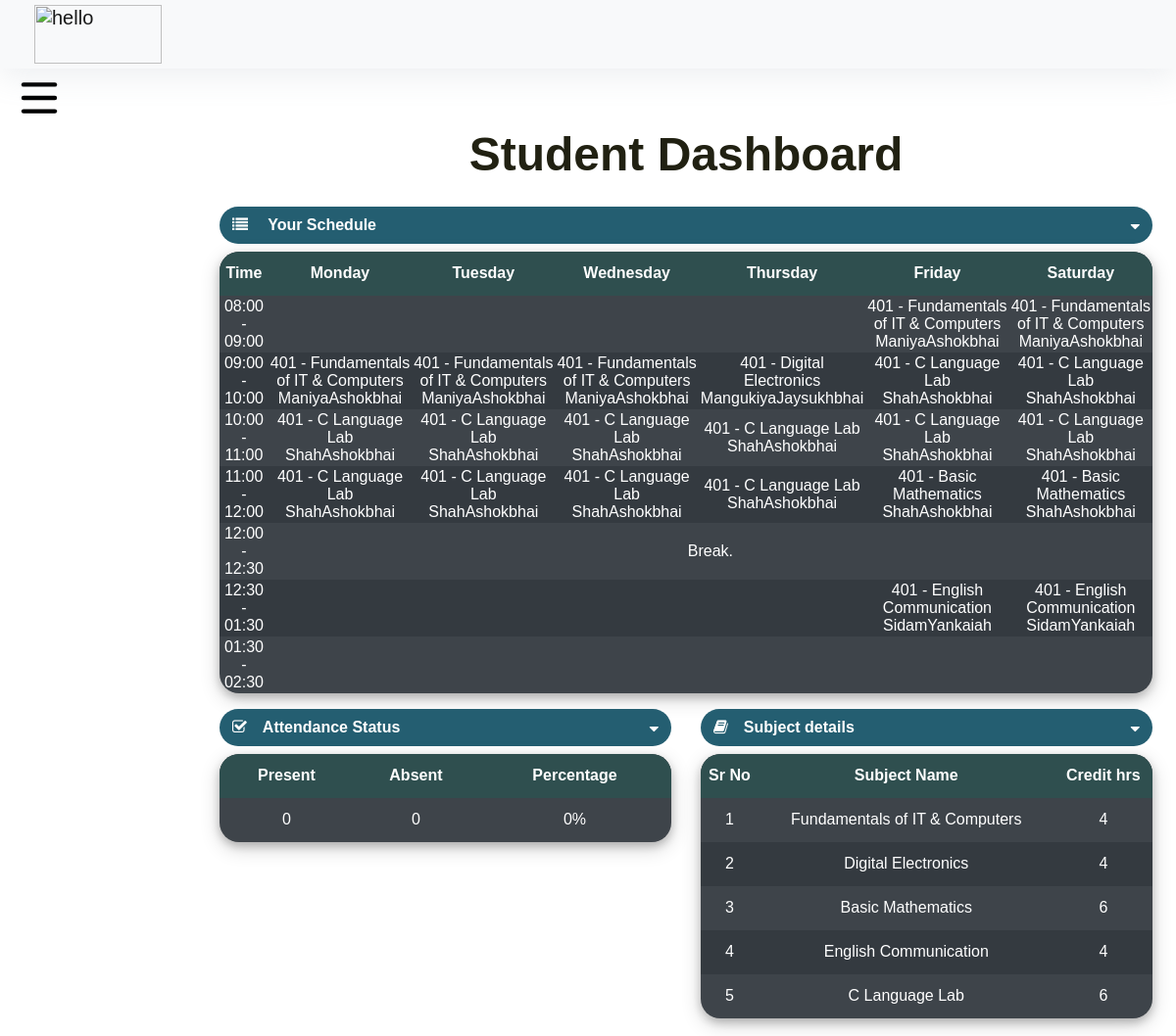
Screenshot of /student/student-index.php (signed in) with the database file from the repository.
### tables this page shows
CREATE TABLE IF NOT EXISTS `time_table` (
  `id` varchar(10) NOT NULL,
  `class_id` varchar(10) NOT NULL,
  `day` varchar(15) NOT NULL,
  `time` varchar(20) NOT NULL,
  `subject_code` varchar(20) NOT NULL,
  `course_code` varchar(10) NOT NULL,
  `sem` varchar(10) NOT NULL,
  `room` varchar(20) NOT NULL,
  PRIMARY KEY (`id`)
);

CREATE TABLE IF NOT EXISTS `subjects` (
  `subjects_code` varchar(100) NOT NULL,
  `subjects_name` varchar(255) NOT NULL,
  `dept_id` int NOT NULL,
  `course_code` varchar(255) NOT NULL,
  `semester` int NOT NULL,
  `credits` int NOT NULL,
  `type` varchar(25) NOT NULL,
  UNIQUE KEY `subjects_code` (`subjects_code`)
);

CREATE TABLE IF NOT EXISTS `teacher_info` (
  `id` int NOT NULL AUTO_INCREMENT,
  `teacher_code` varchar(10) NOT NULL,
  `user_id` varchar(45) NOT NULL,
  `password` varchar(45) NOT NULL,
  `first_name` varchar(30) DEFAULT NULL,
  `middle_name` varchar(30) DEFAULT NULL,
  `last_name` varchar(30) DEFAULT NULL,
  `email` varchar(30) NOT NULL,
  `phone_no` varchar(11) DEFAULT NULL,
  `dept_id` varchar(10) NOT NULL,
  `profile_image` varchar(100) DEFAULT NULL,
  `teacher_status` varchar(10) DEFAULT NULL,
  `aadhar_no` varchar(15) DEFAULT NULL,
  `dob` varchar(15) DEFAULT NULL,
  `other_phone` int DEFAULT NULL,
  `gender` varchar(10) DEFAULT NULL,
  `permanent_address` varchar(100) DEFAULT NULL,
  `current_address` varchar(100) DEFAULT NULL,
  `place_of_birth` varchar(50) DEFAULT NULL,
  `hire_date` varchar(100) DEFAULT NULL,
  `teaching_subject` varchar(255) DEFAULT NULL,
  `teaching_level` varchar(255) DEFAULT NULL,
  `education_level` varchar(255) DEFAULT NULL,
  `certification` varchar(255) DEFAULT NULL,
  `experience` int DEFAULT NULL,
  `contract_start_date` date DEFAULT NULL,
  `contract_end_date` date DEFAULT NULL,
  `salary` decimal(10,2) DEFAULT NULL,
  `emergency_contact_name` varchar(100) DEFAULT NULL,
  `emergency_contact_phone` varchar(20) DEFAULT NULL,
  `emergency_contact_relationship` varchar(100) DEFAULT NULL,
  `teaching_schedule` varchar(255) DEFAULT NULL,
  `classroom_resources` varchar(255) DEFAULT NULL,
  `notes` varchar(255) DEFAULT NULL,
  PRIMARY KEY (`id`)
);

### Student/student-index.php (the view, shortened to what this page needs)
<?php include('../common/header.php') ?>
<?php
require_once "../connection/connection.php";
if (!isset($_SESSION["Logininfo"])) {
	echo '<script type="text/javascript">window.location.href = "../login/login.php";</script>';
} else {
	$userid = $_SESSION['Logininfo']['user_id'];
	$password = $_SESSION['Logininfo']['password'];
	$class ="";
	$sem ="";
	$crs ="";
	$enrollment_no ="";
	$check = "SELECT * FROM `student_info` WHERE `user_id`='$userid' AND `password`='$password'";
	$check_run = mysqli_query($con ,$check);
	if($check_run)
	{
		$check_row = mysqli_fetch_assoc($check_run);
		$class = $check_row['class_id'];
		$sem = $check_row['current_semester'];
		$crs = $check_row['course_code'];
		$enrollment_no = $check_row['enrollment_no'];
	}
	else
	{
		echo "<script>alert('There was an error inserting your record.');</script>";
	}
}
?>
<?php
$time_from = ['08:00 - 09:00','09:00 - 10:00','10:00 - 11:00','11:00 - 12:00','12:00 - 12:30','12:30 - 01:30','01:30 - 02:30'];
$days = ['Monday','Tuesday','Wednesday','Thursday','Friday','Saturday'];
?>
<!doctype html>
<html lang="en">
<head>
	<link rel="stylesheet" type="text/css" href="../bootstrap/css/bootstrap.min.css">
	<link rel="stylesheet" type="text/css" href="../css/footer.css">
	<link rel="stylesheet" type="text/css" href="../css/header.css">
	<link rel="stylesheet" type="text/css" href="../css/style.css">
	<link rel="stylesheet" href="https://stackpath.bootstrapcdn.com/font-awesome/4.7.0/css/font-awesome.min.css">
</head>
<body>
	<main role="main" class="col-xl-10 col-lg-12 col-md-12 ml-sm-auto px-md-4 mb-2 w-100">
		<div class="sub-main">
			<div class="p-0 mt-2 rounded text-center">
				<h1>Student Dashboard</h1>
			</div>
			<div class="row">
				<div class=" col-lg-12 col-md-12 col-sm-12 ">
					<section class="mt-3">
						<div style=" border-radius: 20px;" class="btn btn-block table-one text-white d-flex">
							<span class="font-weight-bold"><i class="fa fa-list mr-3" aria-hidden="true"></i> Your Schedule</span>
							<a href="" class="ml-auto font-weight-bold" data-toggle="collapse" data-target="#collapsetwo"><i class="fa text-white fa-caret-down" style="color: black; padding-top: 5px;" aria-hidden="true"></i></a>
						</div>
						<div class="collapse show mt-2" id="collapsetwo">
							<table style="" class="w-100 time-table table-dark container table-striped table-hover table-elements table-one-tr" cellpadding="2">
								<thead class="thead-dark">
									<tr class="pt-5 table-one" style="height: 32px;">
										<th style="border-radius: 20px 0 0 0;">Time</th>
										<th>Monday</th>
										<th>Tuesday</th>
										<th>Wednesday</th>
										<th>Thursday</th>
										<th>Friday</th>
										<th style="border-radius: 0 20px 0 0 ;">Saturday</th>
									</tr>
								</thead>
								<?php
									foreach($time_from as $time)
									{
										if($time != '12:00 - 12:30')
										{
											echo "<tr>";
											echo "<td>" . $time ."</td>";
											$i = 1;
											foreach($days as $d)
											{
												$tt_query = "SELECT t.*, s.subjects_name, f.first_name, f.last_name
												FROM time_table AS t
												INNER JOIN subjects AS s ON s.subjects_code = t.subject_code
												LEFT JOIN teacher_info AS f ON t.subject_code = f.teaching_subject
												WHERE t.class_id='$class' AND t.course_code='$crs' AND t.sem='$sem' AND t.day = '$i' AND t.time ='$time'
												ORDER BY t.day ASC , t.time ASC";
												$tt_run = mysqli_query($con, $tt_query);
												$c ="";
												if(mysqli_num_rows($tt_run) > 0)
												{
													$tt_row = mysqli_fetch_assoc($tt_run);
													$c = ($tt_row['room'] . " - " . $tt_row['subjects_name'] ."<br>" . $tt_row['first_name'] . $tt_row['last_name']);
												}
												echo "<td>" . $c . "</td>";
												$i++;
											}
										}
										else
										{
											echo "<tr>
												<td>$time</td>
												<td colspan='7' style='text-align: center;'>Break.</td></tr>";
											continue;
										}
								?>
								<?php
										echo "</tr>";
									}
								?>
							</table>
						</div>
					</section>
				</div>
			</div>
			<div class="row">
				<div class=" col-lg-6 col-md-12 col-sm-12">
					<section class="mt-3">
						<div style=" border-radius: 20px;" class="btn btn-block text-white table-two d-flex">
							<span class="font-weight-bold"><i class="fa fa-check-square-o mr-3" aria-hidden="true"></i>Attendance Status</span>
							<a href="" class="ml-auto" data-toggle="collapse" data-target="#collapse3"><i class="fa text-white fa-caret-down" style="color: black; padding-top: 5px;" aria-hidden="true"></i></a>
						</div>
						<div class="collapse show mt-2" id="collapse3">
							<table style="margin-bottom: 10px;" class="w-100 table-dark table-striped table-hover table-elements table-two-tr" cellpadding="2">
								<thead class="thead-dark">
									<tr class="pt-5 table-two" style="height: 32px;">
										<th style="border-radius: 20px 0 0 0;">Present</th>
										<th>Absent</th>
										<th style="border-radius: 0 20px 0 0;">Percentage</th>
									</tr>
								</thead>
								<?php
									$query4 = "SELECT COUNT(attendance_id) AS attendance_id, SUM(attendance) AS attendance, student_id
											FROM student_attendance
											WHERE student_id = '$enrollment_no'";
											$run4 = mysqli_query($con, $query4);
											$i = 0;
											$num_rows = mysqli_num_rows($run4);
											while ($row4 = mysqli_fetch_array($run4)) {
											$i++;
								?>
									<tr>
										<td <?php if ($i == $num_rows) {
												echo " style='border-radius: 0 0 0 20px;'";
											} ?>><?php echo $row4['attendance'] ? $row4['attendance'] : "0" ?></td>
										<td><?php echo $row4['attendance_id'] - $row4['attendance'] ?></td>
										<?php $attendace =  $row4['attendance_id'] > 0 ? round(($row4['attendance'] * 100) / $row4['attendance_id']) . "%" : "0%" ?>
										<td <?php if ($i == $num_rows) {
												echo "style='border-radius:  0 0 20px 0;'";
											} ?>><?php echo $attendace ?></td>
									</tr>
								<?php }
								?>
							</table>
						</div>
					</section>
				</div>
				<div class="col-lg-6 col-md-12 col-sm-12">
					<section class="mt-3">
						<div style=" border-radius: 20px;" class="btn btn-block text-white table-two d-flex">
							<span class="font-weight-bold"><i class="fa fa-book mr-3" aria-hidden="true"></i>Subject details</span>
							<a href="" class="ml-auto" data-toggle="collapse" data-target="#collapse3"><i class="fa text-white fa-caret-down" style="color: black; padding-top: 5px;" aria-hidden="true"></i></a>
						</div>
						<div class="collapse show mt-2" id="collapse3">
							<table style="margin-bottom: 10px;" class="w-100 table-dark table-striped table-hover table-elements table-two-tr" cellpadding="2">
								<thead class="thead-dark">
									<tr class="pt-5 table-two" style="height: 32px;">
										<th style="border-radius: 20px 0 0 0;">Sr No</th>
										<th>Subject Name</th>
										<th style="border-radius: 0 20px 0 0;">Credit hrs</th>
									</tr>
								</thead>
								<?php
									$query4 = "SELECT * FROM subjects WHERE semester = '$sem' AND course_code='$crs'";
											$run4 = mysqli_query($con, $query4);
											$i = 0;
											$num_rows = mysqli_num_rows($run4);
											while ($row4 = mysqli_fetch_array($run4)) {
								?>
									<tr>
										<td <?php if ($i == $num_rows) {
												echo " style='border-radius: 0 0 0 20px;'";
											} ?>><?php echo $i+1; $i++; ?></td>
										<td><?php echo $row4['subjects_name'] ?></td>
										<td <?php if ($i == $num_rows) {
												echo "style='border-radius:  0 0 20px 0;'";
											} ?>><?php echo $row4['credits'] ?></td>
									</tr>
								<?php }
								?>
							</table>
						</div>
					</section>
				</div>
			</div>
		</div>
	</main>
</body>
</html>

### Css/header.css (style rules this page uses)
body { font-family: "Poppins", sans-serif; font-size: 16px; line-height: 24px; font-weight: 400; color: #212112; background-position: center; background-repeat: repeat; background-size: 7%; background-color: #fff; overflow-x: hidden; transition: all 200ms linear; }
body, header { margin: 0; padding: 0; border: 0; margin-top: 60px; font-size: 100%; font: inherit; vertical-align: baseline; }
*, *:before, *:after { -moz-box-sizing: border-box; -webkit-box-sizing: border-box; box-sizing: border-box; }
@media screen and (max-width: 1680px) { body, input, select, textarea { font-size: 13pt; } }
@media screen and (max-width: 1280px) { body, input, select, textarea { font-size: 12pt; } }
h1 { font-size: 48px; line-height: 1.2; font-weight: 700; color: #212112; text-align: center; }

### Css/style.css (style rules this page uses)
main.col-xl-10.col-lg-12.col-md-12.ml-sm-auto.px-md-4.mb-2.w-100 { padding-top: 1; }

### Student/student-index.php (style rules this page uses)
td { height: 45px; text-align: center; }
thead tr th { height: 45px; background-color: darkslategrey; color: white; text-align: center; }
div.btn.btn-block.table-one.text-white.d-flex { background-color: #245e71; }
div.btn.btn-block.text-white.table-two.d-flex { background-color: #245e71; }
table { border-radius: 20px; box-shadow: 0 4px 8px 0 rgba(0, 0, 0, 0.2), 0 6px 20px 0 rgba(0, 0, 0, 0.19); }

### rows the page displays
time_table: room "401", subjects.subjects_name "Fundamentals of IT & Computers", teacher_info.first_name "Maniya", teacher_info.last_name "Ashokbhai"
time_table: room "401", subjects.subjects_name "Fundamentals of IT & Computers", teacher_info.first_name "Maniya", teacher_info.last_name "Ashokbhai"
time_table: room "401", subjects.subjects_name "Fundamentals of IT & Computers", teacher_info.first_name "Maniya", teacher_info.last_name "Ashokbhai"
time_table: room "401", subjects.subjects_name "Fundamentals of IT & Computers", teacher_info.first_name "Maniya", teacher_info.last_name "Ashokbhai"
time_table: room "401", subjects.subjects_name "Fundamentals of IT & Computers", teacher_info.first_name "Maniya", teacher_info.last_name "Ashokbhai"
time_table: room "401", subjects.subjects_name "Digital Electronics", teacher_info.first_name "Mangukiya", teacher_info.last_name "Jaysukhbhai"
time_table: room "401", subjects.subjects_name "C Language Lab", teacher_info.first_name "Shah", teacher_info.last_name "Ashokbhai"
time_table: room "401", subjects.subjects_name "C Language Lab", teacher_info.first_name "Shah", teacher_info.last_name "Ashokbhai"
time_table: room "401", subjects.subjects_name "C Language Lab", teacher_info.first_name "Shah", teacher_info.last_name "Ashokbhai"
time_table: room "401", subjects.subjects_name "C Language Lab", teacher_info.first_name "Shah", teacher_info.last_name "Ashokbhai"
time_table: room "401", subjects.subjects_name "C Language Lab", teacher_info.first_name "Shah", teacher_info.last_name "Ashokbhai"
time_table: room "401", subjects.subjects_name "C Language Lab", teacher_info.first_name "Shah", teacher_info.last_name "Ashokbhai"
time_table: room "401", subjects.subjects_name "C Language Lab", teacher_info.first_name "Shah", teacher_info.last_name "Ashokbhai"
time_table: room "401", subjects.subjects_name "C Language Lab", teacher_info.first_name "Shah", teacher_info.last_name "Ashokbhai"
time_table: room "401", subjects.subjects_name "C Language Lab", teacher_info.first_name "Shah", teacher_info.last_name "Ashokbhai"
time_table: room "401", subjects.subjects_name "C Language Lab", teacher_info.first_name "Shah", teacher_info.last_name "Ashokbhai"
time_table: room "401", subjects.subjects_name "C Language Lab", teacher_info.first_name "Shah", teacher_info.last_name "Ashokbhai"
time_table: room "401", subjects.subjects_name "C Language Lab", teacher_info.first_name "Shah", teacher_info.last_name "Ashokbhai"
time_table: room "401", subjects.subjects_name "Basic Mathematics", teacher_info.first_name "Shah", teacher_info.last_name "Ashokbhai"
time_table: room "401", subjects.subjects_name "Basic Mathematics", teacher_info.first_name "Shah", teacher_info.last_name "Ashokbhai"
time_table: room "401", subjects.subjects_name "English Communication", teacher_info.first_name "Sidam", teacher_info.last_name "Yankaiah"
time_table: room "401", subjects.subjects_name "English Communication", teacher_info.first_name "Sidam", teacher_info.last_name "Yankaiah"
subjects: subjects_name "Fundamentals of IT & Computers", credits "4"
subjects: subjects_name "Digital Electronics", credits "4"
subjects: subjects_name "Basic Mathematics", credits "6"
subjects: subjects_name "English Communication", credits "4"
subjects: subjects_name "C Language Lab", credits "6"

### other values shown
$time "08:00 - 09:00"
$time "09:00 - 10:00"
$time "10:00 - 11:00"
$time "11:00 - 12:00"
$time "12:00 - 12:30"
$time "12:30 - 01:30"
$time "01:30 - 02:30"
$row4['attendance_id'] - $row4['attendance'] "0"
$attendace "0%"
